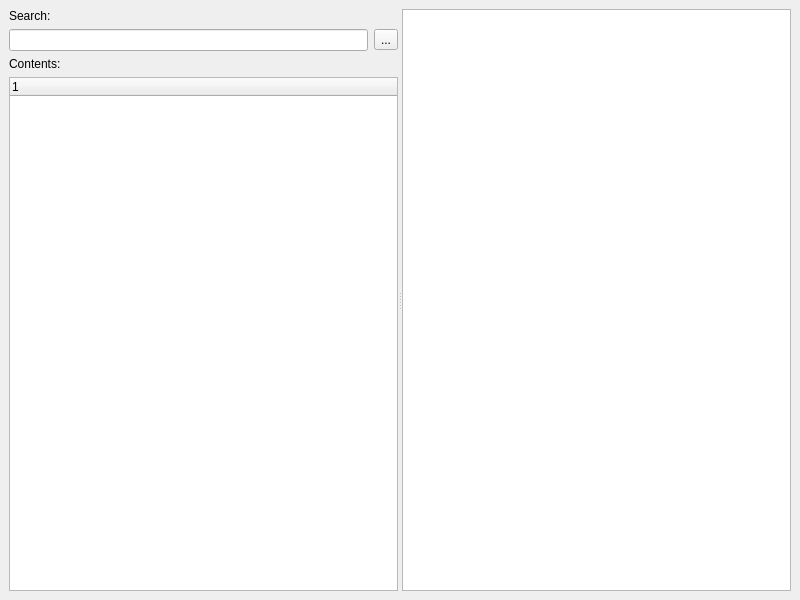
<ui version="4.0" >
 <class>MainWindow</class>
 <widget class="QMainWindow" name="MainWindow" >
  <property name="geometry" >
   <rect>
    <x>0</x>
    <y>0</y>
    <width>800</width>
    <height>600</height>
   </rect>
  </property>
  <property name="windowTitle" >
   <string>MainWindow</string>
  </property>
  <widget class="QWidget" name="centralWidget" >
   <layout class="QHBoxLayout" >
    <property name="margin" >
     <number>9</number>
    </property>
    <property name="spacing" >
     <number>6</number>
    </property>
    <item>
     <widget class="QSplitter" name="splitter" >
      <property name="orientation" >
       <enum>Qt::Horizontal</enum>
      </property>
      <widget class="QWidget" name="" >
       <layout class="QVBoxLayout" >
        <property name="margin" >
         <number>0</number>
        </property>
        <property name="spacing" >
         <number>6</number>
        </property>
        <item>
         <widget class="QLabel" name="label_2" >
          <property name="text" >
           <string>Search:</string>
          </property>
         </widget>
        </item>
        <item>
         <layout class="QHBoxLayout" >
          <property name="margin" >
           <number>0</number>
          </property>
          <property name="spacing" >
           <number>6</number>
          </property>
          <item>
           <widget class="QLineEdit" name="search" />
          </item>
          <item>
           <widget class="QToolButton" name="searchButton" >
            <property name="text" >
             <string>...</string>
            </property>
            <property name="icon" >
             <iconset resource="icons.qrc" >:/icons/icons/find.png</iconset>
            </property>
           </widget>
          </item>
         </layout>
        </item>
        <item>
         <widget class="QLabel" name="label" >
          <property name="text" >
           <string>Contents:</string>
          </property>
         </widget>
        </item>
        <item>
         <widget class="QTreeWidget" name="contents" />
        </item>
       </layout>
      </widget>
      <widget class="QTextBrowser" name="view" />
     </widget>
    </item>
   </layout>
  </widget>
 </widget>
 <resources>
  <include location="icons.qrc" />
 </resources>
 <connections/>
</ui>
